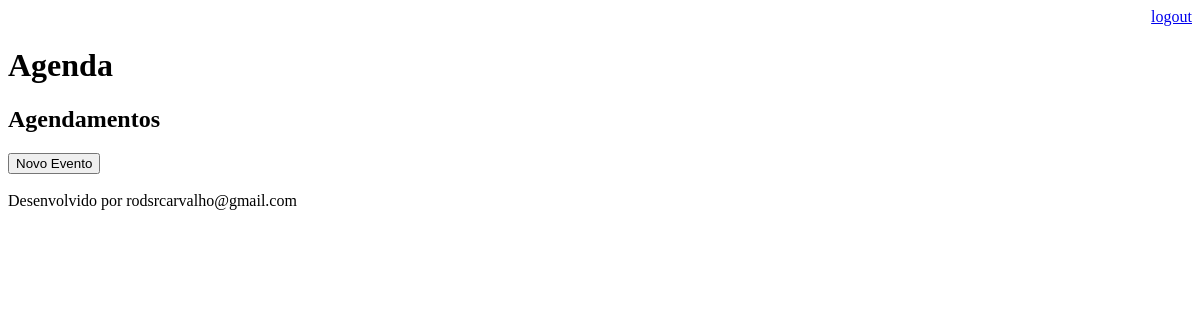
Page /agenda/ (signed in) on the earlier database version.
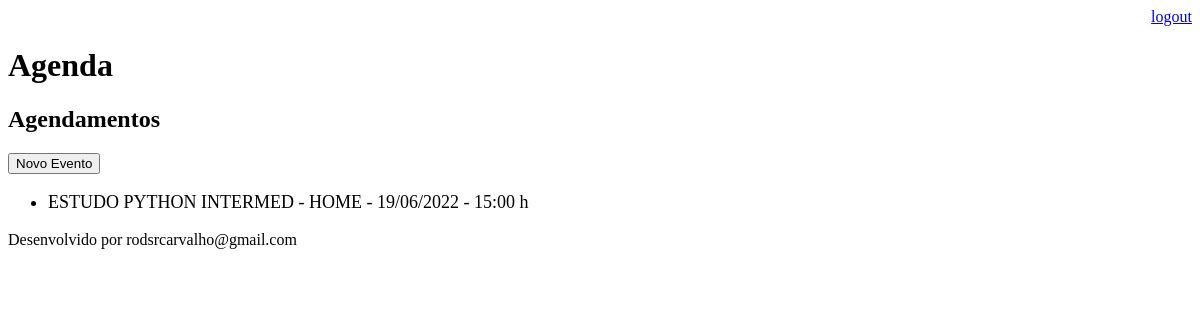
Same page on the later database version.
### core/models.py (models this page shows, shortened)
class Evento(models.Model):
    titulo = models.CharField(max_length=100)
    local = models.CharField(max_length=100, verbose_name='Local do Evento')
    descricao = models.TextField(blank=True, null=True)
    data_evento = models.DateTimeField(verbose_name='Data do Evento')
    data_criacao = models.DateTimeField(auto_now=True, verbose_name='Data de Criação')
    usuario = models.ForeignKey(User, on_delete=models.CASCADE)
    class Meta:
        db_table = 'evento'
    def get_data_evento(self):
        return self.data_evento.strftime('%d/%m/%Y - %H:%M h')

### core/views.py (the view)
# urls.py: path('agenda/', views.lista_eventos),
@login_required(login_url='/login/')
def lista_eventos(request):
    usuario = request.user
    evento = Evento.objects.filter(usuario=usuario)
    dados = {'eventos': evento}
    return render(request, 'agenda.html', dados)

### templates/agenda.html
{% extends "model-page.html" %}
{% block content %}
    <h2>Agendamentos</h2>
    <a href="evento/">
        <button type="button">Novo Evento</button>
    </a>
    <ul style="font-size: 18px">
        {% for evento in eventos %}
            <li>{{ evento.titulo }} - {{ evento.local }} - {{ evento.get_data_evento }}</li>
        {% endfor %}
    </ul>
{% endblock %}

Differences in the rows shown:
added Evento: titulo "ESTUDO PYTHON INTERMED", local "HOME", get_data_evento "19/06/2022 - 15:00 h"
